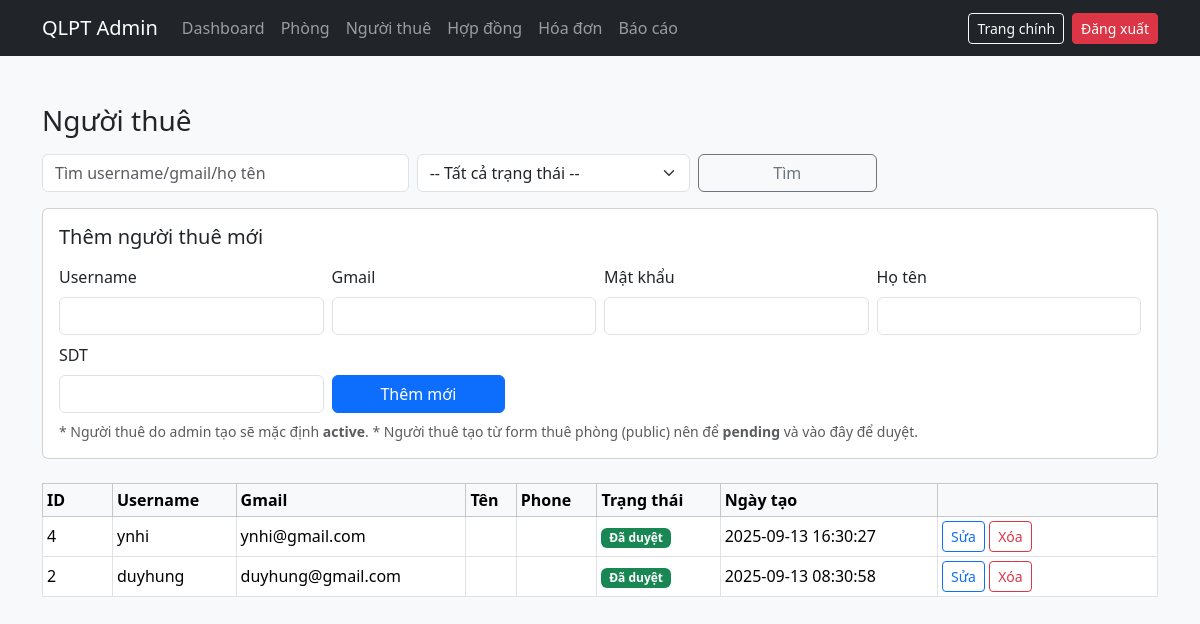
Page /tenants.php (signed in) on the committed database.
### tables this page shows
CREATE TABLE `users` (
  `id` int(11) NOT NULL,
  `username` varchar(50) NOT NULL,
  `password` varchar(255) NOT NULL,
  `role` enum('user','admin') NOT NULL DEFAULT 'user',
  `full_name` varchar(100) DEFAULT NULL,
  `phone` varchar(20) DEFAULT NULL,
  `created_at` timestamp NOT NULL DEFAULT current_timestamp(),
  `gmail` varchar(50) NOT NULL,
  `fullname` varchar(100) DEFAULT NULL,
  `status` enum('pending','active','rejected') NOT NULL DEFAULT 'pending'
);

### functions.php (called while the page is built, shortened)
<?php
require_once __DIR__ . "/config.php";
function q(string $sql, string $types = "", array $params = []) : mysqli_stmt {
  global $conn;
  $stmt = $conn->prepare($sql);
  if ($types && $params) $stmt->bind_param($types, ...$params);
  if (!$stmt->execute()) die("Lỗi execute: ".$stmt->error);
  return $stmt;
}
function get_row(mysqli_stmt $stmt) { $rs = $stmt->get_result(); return $rs? $rs->fetch_assoc() : null; }
function get_all(mysqli_stmt $stmt) { $rs = $stmt->get_result(); return $rs? $rs->fetch_all(MYSQLI_ASSOC):[]; }
function esc($s){ return htmlspecialchars((string)$s, ENT_QUOTES|ENT_SUBSTITUTE, 'UTF-8'); }
function paginate($total,$page,$per){
  $pages = max(1,(int)ceil($total / max(1,$per)));
  $page = max(1, min($page, $pages));
  return [$page,$pages];
}

### tenants.php (the view, shortened to what this page needs)
<?php
require_once __DIR__ . "/../core/auth.php";
require_once __DIR__ . "/../core/functions.php";
$qstr   = trim($_GET['q'] ?? '');
$page   = max(1, (int)($_GET['page'] ?? 1));
$per    = 15;
$where  = "WHERE role='user'";
$params = []; $types="";
$total = (int)(get_row(q("SELECT COUNT(*) c FROM users $where",$types,$params))['c'] ?? 0);
list($page,$pages) = paginate($total,$page,$per);
$off = ($page-1)*$per;
$sql = "SELECT id,username,gmail,fullname,phone,status,created_at
        FROM users
        $where
        ORDER BY (status='pending') DESC, id DESC
        LIMIT ? OFFSET ?";
$rows = get_all(q($sql, $types."ii", array_merge($params,[$per,$off])));
?>
<!doctype html>
<html lang="vi">
<head>
<link rel="stylesheet" href="https://cdn.jsdelivr.net/npm/bootstrap@5.3.3/dist/css/bootstrap.min.css">
</head>
<body class="bg-light">
<?php if (is_file(__DIR__."/_nav.php")) include __DIR__."/_nav.php"; ?>
<div class="container py-4">
  <h3 class="mb-3">Người thuê</h3>
  <form class="row g-2 mb-3">
    <div class="col-md-4">
      <input name="q" class="form-control" value="<?=esc($qstr)?>" placeholder="Tìm username/gmail/họ tên">
    </div>
    <div class="col-md-3">
      <select name="status" class="form-select">
        <option value="">-- Tất cả trạng thái --</option>
      </select>
    </div>
    <div class="col-md-2">
      <button class="btn btn-outline-secondary w-100">Tìm</button>
    </div>
  </form>
  <div class="card mb-4">
    <div class="card-body">
      <h5 class="mb-3">Thêm người thuê mới</h5>
      <form method="post" class="row g-2">
        <div class="col-md-3">
          <label class="form-label">Username</label>
          <input name="username" class="form-control" required>
        </div>
        <div class="col-md-3">
          <label class="form-label">Gmail</label>
          <input type="email" name="gmail" class="form-control" required>
        </div>
        <div class="col-md-3">
          <label class="form-label">Mật khẩu</label>
          <input name="password" class="form-control" required>
        </div>
        <div class="col-md-3">
          <label class="form-label">Họ tên</label>
          <input name="fullname" class="form-control">
        </div>
        <div class="col-md-3">
          <label class="form-label">SDT</label>
          <input name="phone" class="form-control">
        </div>
        <div class="col-md-2 align-self-end">
          <button class="btn btn-primary w-100">Thêm mới</button>
        </div>
      </form>
      <div class="small text-muted mt-2">
        * Người thuê do admin tạo sẽ mặc định <b>active</b>.
        * Người thuê tạo từ form thuê phòng (public) nên để <b>pending</b> và vào đây để duyệt.
      </div>
    </div>
  </div>
  <div class="table-responsive">
    <table class="table table-sm table-bordered bg-white align-middle">
      <thead class="table-light">
        <tr>
          <th style="width:70px">ID</th>
          <th>Username</th>
          <th>Gmail</th>
          <th>Tên</th>
          <th>Phone</th>
          <th>Trạng thái</th>
          <th>Ngày tạo</th>
          <th style="width:220px"></th>
        </tr>
      </thead>
      <tbody>
      <?php foreach($rows as $u): ?>
        <tr>
          <td><?= (int)$u['id'] ?></td>
          <td><?= esc($u['username']) ?></td>
          <td><?= esc($u['gmail']) ?></td>
          <td><?= esc($u['fullname']) ?></td>
          <td><?= esc($u['phone']) ?></td>
          <td>
            <?php
              $map = ['pending'=>['warning','Chờ duyệt'],'active'=>['success','Đã duyệt'],'rejected'=>['secondary','Từ chối']];
              [$bg,$txt] = $map[$u['status']] ?? ['light', esc($u['status'])];
            ?>
            <span class="badge bg-<?= $bg ?>"><?= $txt ?></span>
          </td>
          <td><?= esc($u['created_at'] ?? '') ?></td>
          <td class="text-nowrap">
            <button class="btn btn-sm btn-outline-primary" type="button"
                    onclick="toggleEditRow(<?= (int)$u['id'] ?>)">Sửa</button>
            <form method="post" class="d-inline" onsubmit="return confirm('Xóa người thuê này?');">
              <button class="btn btn-sm btn-outline-danger">Xóa</button>
            </form>
          </td>
        </tr>
      <?php endforeach; ?>
      </tbody>
    </table>
  </div>
</div>
</body>
</html>

### rows in the picture
users: id "4", username "ynhi", gmail "ynhi@gmail.com", txt "Đã duyệt", created_at "2025-09-13 16:30:27"
users: id "2", username "duyhung", gmail "duyhung@gmail.com", txt "Đã duyệt", created_at "2025-09-13 08:30:58"
